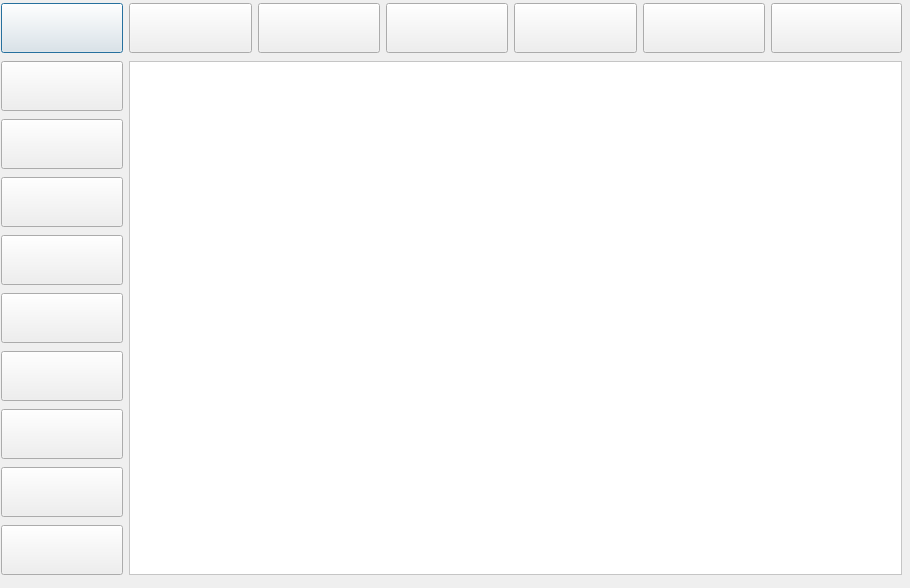
<?xml version="1.0" encoding="UTF-8"?>
<ui version="4.0">
 <class>PAINT</class>
 <widget class="QDialog" name="PAINT">
  <property name="geometry">
   <rect>
    <x>0</x>
    <y>0</y>
    <width>910</width>
    <height>588</height>
   </rect>
  </property>
  <property name="windowTitle">
   <string>Dialog</string>
  </property>
  <property name="styleSheet">
   <string notr="true">width: 100%;
</string>
  </property>
  <widget class="QWidget" name="">
   <property name="geometry">
    <rect>
     <x>1</x>
     <y>1</y>
     <width>901</width>
     <height>581</height>
    </rect>
   </property>
   <layout class="QGridLayout" name="gridLayout">
    <item row="0" column="0">
     <widget class="QPushButton" name="paste">
      <property name="minimumSize">
       <size>
        <width>80</width>
        <height>50</height>
       </size>
      </property>
      <property name="text">
       <string/>
      </property>
     </widget>
    </item>
    <item row="0" column="5">
     <widget class="QPushButton" name="resize">
      <property name="minimumSize">
       <size>
        <width>80</width>
        <height>50</height>
       </size>
      </property>
      <property name="text">
       <string/>
      </property>
     </widget>
    </item>
    <item row="1" column="0">
     <widget class="QPushButton" name="pencil">
      <property name="minimumSize">
       <size>
        <width>80</width>
        <height>50</height>
       </size>
      </property>
      <property name="text">
       <string/>
      </property>
     </widget>
    </item>
    <item row="3" column="0">
     <widget class="QPushButton" name="text">
      <property name="minimumSize">
       <size>
        <width>80</width>
        <height>50</height>
       </size>
      </property>
      <property name="text">
       <string/>
      </property>
     </widget>
    </item>
    <item row="0" column="2">
     <widget class="QPushButton" name="copy">
      <property name="minimumSize">
       <size>
        <width>80</width>
        <height>50</height>
       </size>
      </property>
      <property name="text">
       <string/>
      </property>
     </widget>
    </item>
    <item row="9" column="0">
     <widget class="QPushButton" name="pallet">
      <property name="enabled">
       <bool>true</bool>
      </property>
      <property name="minimumSize">
       <size>
        <width>80</width>
        <height>50</height>
       </size>
      </property>
      <property name="text">
       <string/>
      </property>
     </widget>
    </item>
    <item row="0" column="4">
     <widget class="QPushButton" name="crop">
      <property name="minimumSize">
       <size>
        <width>80</width>
        <height>50</height>
       </size>
      </property>
      <property name="styleSheet">
       <string notr="true"/>
      </property>
      <property name="text">
       <string/>
      </property>
     </widget>
    </item>
    <item row="6" column="0">
     <widget class="QPushButton" name="magnifier">
      <property name="minimumSize">
       <size>
        <width>80</width>
        <height>50</height>
       </size>
      </property>
      <property name="text">
       <string/>
      </property>
     </widget>
    </item>
    <item row="2" column="0">
     <widget class="QPushButton" name="fillcolor">
      <property name="minimumSize">
       <size>
        <width>80</width>
        <height>50</height>
       </size>
      </property>
      <property name="text">
       <string/>
      </property>
     </widget>
    </item>
    <item row="4" column="0">
     <widget class="QPushButton" name="eraser">
      <property name="minimumSize">
       <size>
        <width>80</width>
        <height>50</height>
       </size>
      </property>
      <property name="text">
       <string/>
      </property>
     </widget>
    </item>
    <item row="0" column="3">
     <widget class="QPushButton" name="select">
      <property name="minimumSize">
       <size>
        <width>80</width>
        <height>50</height>
       </size>
      </property>
      <property name="text">
       <string/>
      </property>
     </widget>
    </item>
    <item row="8" column="0">
     <widget class="QPushButton" name="shapes">
      <property name="minimumSize">
       <size>
        <width>80</width>
        <height>50</height>
       </size>
      </property>
      <property name="text">
       <string/>
      </property>
     </widget>
    </item>
    <item row="1" column="1" rowspan="9" colspan="6">
     <widget class="QFrame" name="canvas">
      <property name="styleSheet">
       <string notr="true">background-color: rgb(255, 255, 255);
width:100%;</string>
      </property>
      <property name="frameShape">
       <enum>QFrame::StyledPanel</enum>
      </property>
      <property name="frameShadow">
       <enum>QFrame::Raised</enum>
      </property>
     </widget>
    </item>
    <item row="7" column="0">
     <widget class="QPushButton" name="brush">
      <property name="enabled">
       <bool>true</bool>
      </property>
      <property name="minimumSize">
       <size>
        <width>80</width>
        <height>50</height>
       </size>
      </property>
      <property name="text">
       <string/>
      </property>
     </widget>
    </item>
    <item row="0" column="1">
     <widget class="QPushButton" name="cut">
      <property name="minimumSize">
       <size>
        <width>80</width>
        <height>50</height>
       </size>
      </property>
      <property name="text">
       <string/>
      </property>
     </widget>
    </item>
    <item row="0" column="6">
     <widget class="QPushButton" name="rotate">
      <property name="minimumSize">
       <size>
        <width>80</width>
        <height>50</height>
       </size>
      </property>
      <property name="styleSheet">
       <string notr="true">width: 123</string>
      </property>
      <property name="text">
       <string/>
      </property>
     </widget>
    </item>
    <item row="5" column="0">
     <widget class="QPushButton" name="colorpicker">
      <property name="minimumSize">
       <size>
        <width>80</width>
        <height>50</height>
       </size>
      </property>
      <property name="styleSheet">
       <string notr="true"/>
      </property>
      <property name="text">
       <string/>
      </property>
      <property name="icon">
       <iconset>
        <normaloff>../../Pictures/1.svg</normaloff>../../Pictures/1.svg</iconset>
      </property>
      <property name="checkable">
       <bool>false</bool>
      </property>
     </widget>
    </item>
   </layout>
  </widget>
  <zorder>layoutWidget</zorder>
  <zorder>brush</zorder>
  <zorder>shapes</zorder>
  <zorder>paste</zorder>
 </widget>
 <resources/>
 <connections/>
</ui>
